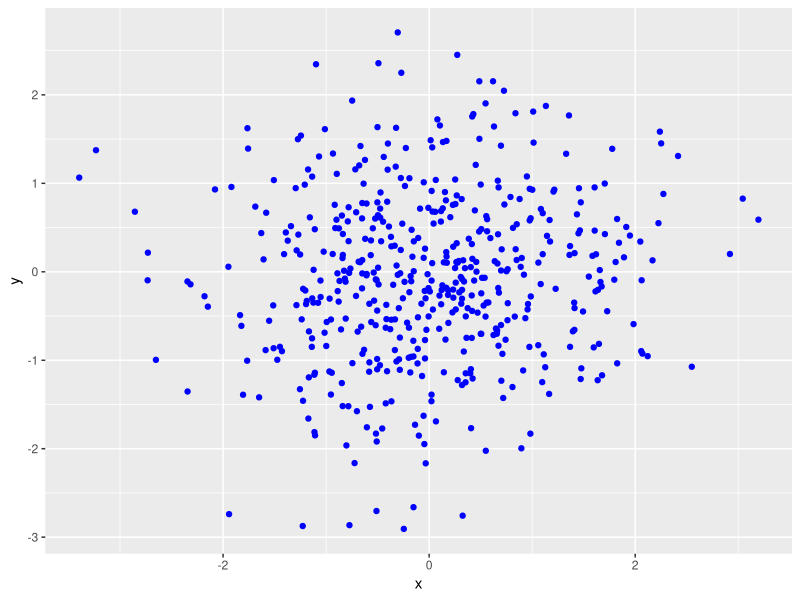
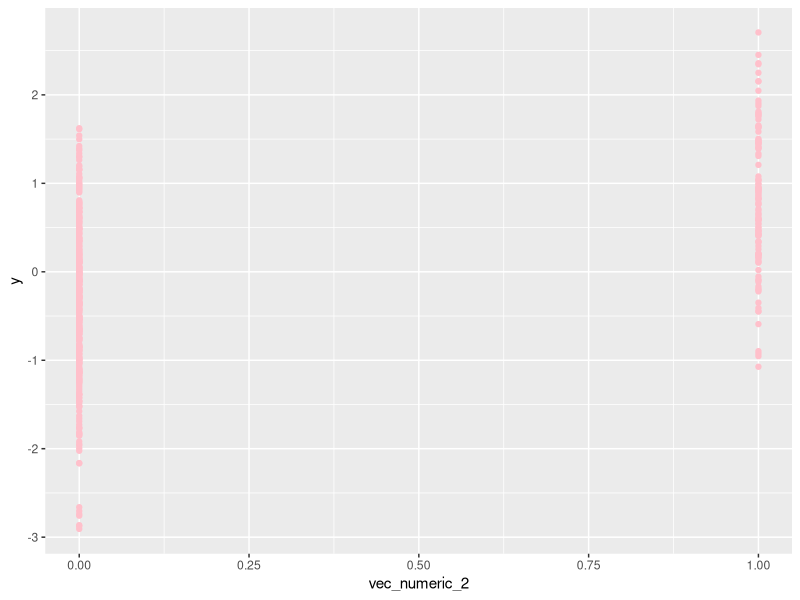
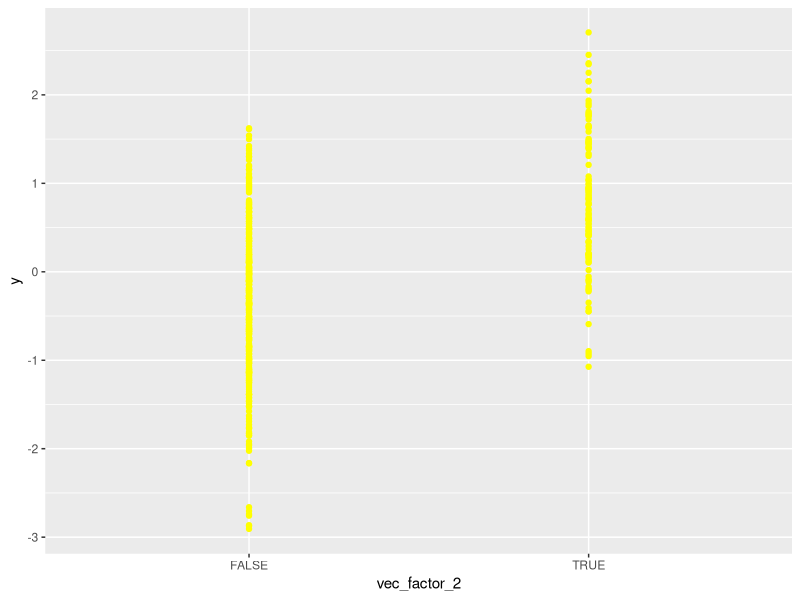
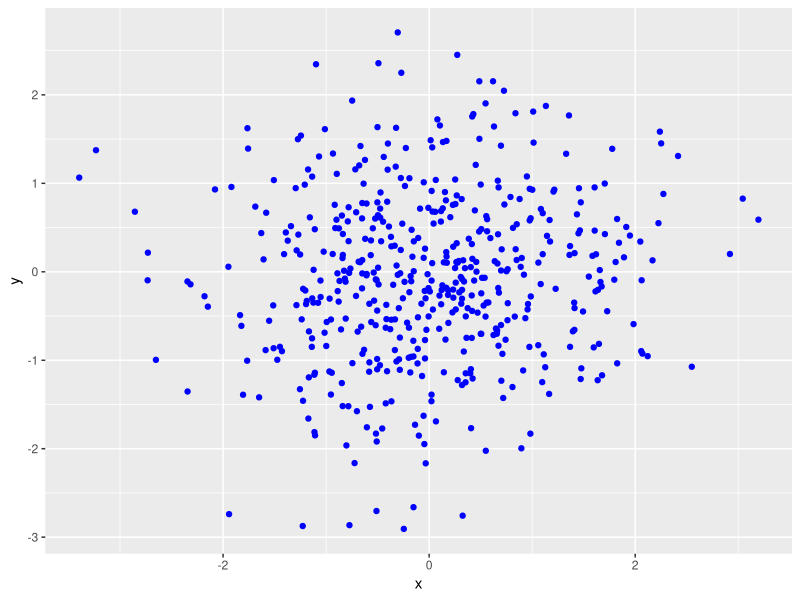

Here is the R script that generated these plots, in order:
## ---- chunk 1
library(tidyverse)
set.seed(545)
problem1_df = tibble(
  norm_samp = rnorm(8),
  vec_logical = norm_samp >0,
  vec_char = c("The", "dog", "ran", "over", "the", "fence", "right", "now"),
  vec_factor = factor(c("low", "medium", "high", "low", "high", "medium", "low", "medium"))
)
mean(pull(problem1_df, norm_samp))
mean(pull(problem1_df, vec_logical))
mean(pull(problem1_df, vec_char))
mean(pull(problem1_df, vec_factor))
eval = FALSE
as.numeric(pull(problem1_df, vec_logical))
as.numeric(pull(problem1_df, vec_char))
as.numeric(pull(problem1_df, vec_factor))
## ---- chunk 2
eval = TRUE
as.numeric(pull(problem1_df, vec_logical))*(pull(problem1_df, norm_samp))
as.factor(pull(problem1_df, vec_logical))*(pull(problem1_df, norm_samp))
as.numeric(as.factor(pull(problem1_df, vec_logical))*(pull(problem1_df, norm_samp)))
## ---- chunk 3
library(tidyverse)
set.seed(1234)
problem2_df = tibble(
  x = rnorm(500),
  y = rnorm(500),
  vec_logical_2 = x + y >1,
  vec_numeric_2 = as.numeric(vec_logical_2),
  vec_factor_2 = as.factor(vec_logical_2)
)
## ---- chunk 4
ggplot(problem2_df) + geom_point(aes(x = x, y = y), color = 'blue') 
ggsave("scatter_plot.pdf", plot = last_plot())

ggplot(problem2_df) + geom_point(aes(x=vec_numeric_2, y=y), color = 'pink')

ggplot(problem2_df) + geom_point(aes(x=vec_factor_2, y=y), color = 'yellow')
